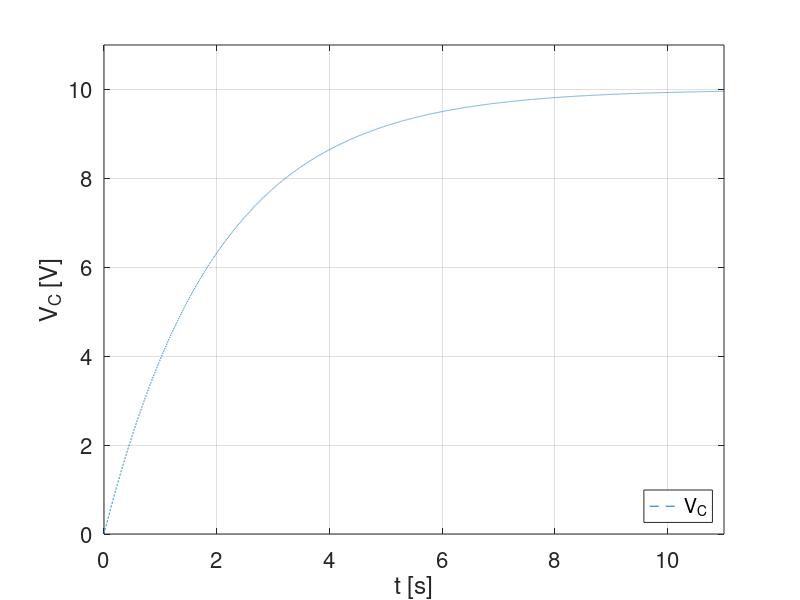

Reproduce this figure in MATLAB.
%%============================================================================
%%                    Configuration
%%============================================================================

clc
clear
close all

%%============================================================================
%%                    Main Code
%%============================================================================

Vin = 10;           %% Inicial Coltage  
R   = 1*10^(3);     %% Resistence
C   = 2000*10^(-6); %% Capacitance

t0 = linspace(0,11,10000);
y0 = Vin*(1 - exp(-(1/(R*C)).*t0))


LW = 2;     %Line Width
FS = 16;    %Font Size

plot(t0, y0, '--')
  
xlabel("t [s]",     "fontsize",FS); %Legend X
ylabel("V_{C} [V]", "fontsize",FS); %Legend Y

axis ([0  11 0 11]); grid; set(gca , "fontsize", FS); %Format

legend("V_{C}", "location", "southeast") %Legend Data